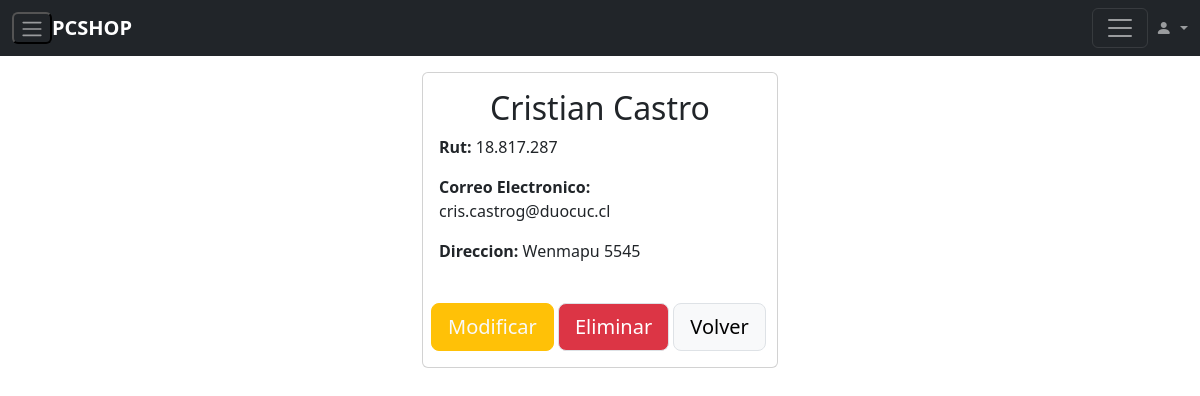
/dashboard/usuario/18.817.287 (signed in), run on the app's committed database.
### aplicacion/models.py (models this page shows)
class Cliente(models.Model):
    email=models.EmailField(primary_key=True, verbose_name='E-mail', null=False)
    rut=models.CharField(max_length=10, null = True)
    nombre=models.CharField(max_length=50, null=True)
    direccion=models.CharField(max_length=500, null=True)

### aplicacion/views.py (the view)
# urls.py: path('dashboard/usuario/<id>', infoUsuario, name='usuario'),
@staff_member_required
def infoUsuario(request, id):
    cliente=get_object_or_404(Cliente,rut=id)
    datos={
        "cliente":cliente
    }
    return render(request,'aplicacion/dashboard/infousuario.html',datos)

### aplicacion/templates/aplicacion/dashboard/infousuario.html (shortened to what this page needs)
{% load static%}
<!DOCTYPE html>
<html lang="es">
<head>
    <link href="https://cdn.jsdelivr.net/npm/bootstrap@5.3.3/dist/css/bootstrap.min.css" rel="stylesheet">
    <link rel="stylesheet" href="https://cdn.jsdelivr.net/npm/bootstrap-icons@1.11.3/font/bootstrap-icons.min.css">
</head>
<body>
    {% include "aplicacion/dashboard/navbar.html"%}
    <div class="container mt-4">
        <div class="row">
            <div class="col-sm-4">
            </div>
            <div class="col-sm-4">
                <div>
                    <div class="card mt-5">
                        <div class="card-body">
                            <h2 class="card-title text-center">{{cliente.nombre}}</h2>
                            <p class="card-text"><span style="font-weight:bold;">Rut: </span>{{cliente.rut}}</p>
                            <p class="card-text"><span style="font-weight:bold;">Correo Electronico: </span>{{cliente.email}}</p>
                            <p class="card-text"><span style="font-weight:bold;">Direccion: </span>{{cliente.direccion}}</p>
                        </div>
                        <div class="mt-3 mb-2 p-2">
                            <a href="{% url 'modificar' cliente.rut %}" role="button" class="btn btn-warning btn-lg text-light">Modificar </a>                       </a>
                            <a href="{% url 'eliminar' cliente.rut %}" role="button" class="btn btn-danger border btn-lg">Eliminar </a>
                            <a href="{% url 'cliente' %}" role="button" class="btn btn-light border btn-lg">Volver</a>
                        </div>
                    </div>
                </div>
            </div>
            <div class="col-sm-4"></div>
        </div>
    </div>

### data on the page
Cliente: nombre "Cristian Castro", rut "18.817.287", email "cris.castrog@duocuc.cl", direccion "Wenmapu 5545"
